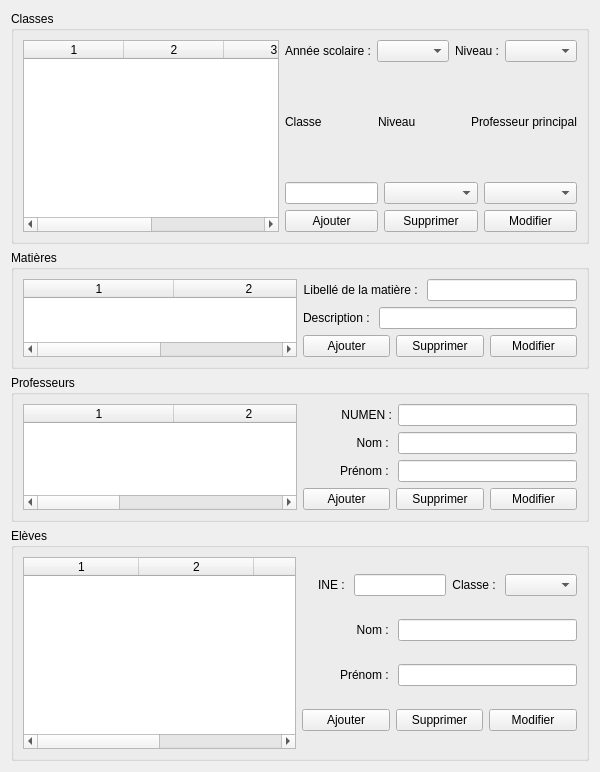
     <widget class="QWidget" name="tabAdministration">
      <attribute name="title">
       <string>Administration</string>
      </attribute>
      <layout class="QVBoxLayout" name="verticalLayout_2">
       <item>
        <widget class="QGroupBox" name="groupBox">
         <property name="title">
          <string>Classes</string>
         </property>
         <layout class="QGridLayout" name="gridLayout">
          <item row="0" column="1">
           <layout class="QHBoxLayout" name="horizontalLayout_7" stretch="1,1">
            <item>
             <layout class="QHBoxLayout" name="horizontalLayout_2" stretch="1,1">
              <item>
               <widget class="QLabel" name="label">
                <property name="layoutDirection">
                 <enum>Qt::RightToLeft</enum>
                </property>
                <property name="text">
                 <string>Année scolaire :</string>
                </property>
                <property name="alignment">
                 <set>Qt::AlignRight|Qt::AlignTrailing|Qt::AlignVCenter</set>
                </property>
               </widget>
              </item>
              <item>
               <widget class="QComboBox" name="cbFiltreAnnee"/>
              </item>
             </layout>
            </item>
            <item>
             <layout class="QHBoxLayout" name="horizontalLayout_4" stretch="1,1">
              <item>
               <widget class="QLabel" name="label_5">
                <property name="layoutDirection">
                 <enum>Qt::RightToLeft</enum>
                </property>
                <property name="text">
                 <string>Niveau :</string>
                </property>
                <property name="alignment">
                 <set>Qt::AlignRight|Qt::AlignTrailing|Qt::AlignVCenter</set>
                </property>
               </widget>
              </item>
              <item>
               <widget class="QComboBox" name="cbFiltreNiveau"/>
              </item>
             </layout>
            </item>
           </layout>
          </item>
          <item row="1" column="1">
           <layout class="QHBoxLayout" name="horizontalLayout_3" stretch="1,1,1">
            <item>
             <widget class="QLabel" name="label_2">
              <property name="text">
               <string>Classe</string>
              </property>
             </widget>
            </item>
            <item>
             <widget class="QLabel" name="label_3">
              <property name="text">
               <string>Niveau</string>
              </property>
             </widget>
            </item>
            <item>
             <widget class="QLabel" name="label_4">
              <property name="text">
               <string>Professeur principal</string>
              </property>
             </widget>
            </item>
           </layout>
          </item>
          <item row="2" column="1">
           <layout class="QHBoxLayout" name="horizontalLayout_17" stretch="1,1,1">
            <item>
             <widget class="QLineEdit" name="leClasse">
              <property name="inputMask">
               <string/>
              </property>
              <property name="text">
               <string/>
              </property>
             </widget>
            </item>
            <item>
             <widget class="QComboBox" name="cbNiveau"/>
            </item>
            <item>
             <widget class="QComboBox" name="cbProfPrincipal"/>
            </item>
           </layout>
          </item>
          <item row="3" column="1">
           <layout class="QHBoxLayout" name="horizontalLayout_18" stretch="1,1,1">
            <item>
             <widget class="QPushButton" name="pbAjouterClasse">
              <property name="text">
               <string>Ajouter</string>
              </property>
             </widget>
            </item>
            <item>
             <widget class="QPushButton" name="pbSupprimerClasse">
              <property name="text">
               <string>Supprimer</string>
              </property>
             </widget>
            </item>
            <item>
             <widget class="QPushButton" name="pbModifierClasse">
              <property name="text">
               <string>Modifier</string>
              </property>
             </widget>
            </item>
           </layout>
          </item>
          <item row="0" column="0" rowspan="4">
           <widget class="QTableWidget" name="twClasses">
            <property name="columnCount">
             <number>4</number>
            </property>
            <attribute name="horizontalHeaderCascadingSectionResizes">
             <bool>true</bool>
            </attribute>
            <attribute name="horizontalHeaderDefaultSectionSize">
             <number>100</number>
            </attribute>
            <attribute name="horizontalHeaderMinimumSectionSize">
             <number>100</number>
            </attribute>
            <attribute name="horizontalHeaderShowSortIndicator" stdset="0">
             <bool>false</bool>
            </attribute>
            <attribute name="horizontalHeaderStretchLastSection">
             <bool>true</bool>
            </attribute>
            <column/>
            <column/>
            <column/>
            <column/>
           </widget>
          </item>
         </layout>
        </widget>
       </item>
       <item>
        <widget class="QGroupBox" name="groupBox_2">
         <property name="title">
          <string>Matières</string>
         </property>
         <layout class="QGridLayout" name="gridLayout_2">
          <item row="0" column="1">
           <layout class="QHBoxLayout" name="horizontalLayout_6" stretch="1,2">
            <item>
             <widget class="QLabel" name="label_7">
              <property name="text">
               <string>Libellé de la matière : </string>
              </property>
              <property name="alignment">
               <set>Qt::AlignRight|Qt::AlignTrailing|Qt::AlignVCenter</set>
              </property>
             </widget>
            </item>
            <item>
             <widget class="QLineEdit" name="leLibelleMatiere"/>
            </item>
           </layout>
          </item>
          <item row="0" column="0" rowspan="3">
           <widget class="QTableWidget" name="twMatieres">
            <property name="columnCount">
             <number>2</number>
            </property>
            <attribute name="horizontalHeaderCascadingSectionResizes">
             <bool>true</bool>
            </attribute>
            <attribute name="horizontalHeaderDefaultSectionSize">
             <number>150</number>
            </attribute>
            <attribute name="horizontalHeaderMinimumSectionSize">
             <number>100</number>
            </attribute>
            <attribute name="horizontalHeaderShowSortIndicator" stdset="0">
             <bool>false</bool>
            </attribute>
            <attribute name="horizontalHeaderStretchLastSection">
             <bool>true</bool>
            </attribute>
            <column/>
            <column/>
           </widget>
          </item>
          <item row="1" column="1">
           <layout class="QHBoxLayout" name="horizontalLayout">
            <item>
             <widget class="QLabel" name="label_8">
              <property name="text">
               <string>Description : </string>
              </property>
              <property name="alignment">
               <set>Qt::AlignRight|Qt::AlignTrailing|Qt::AlignVCenter</set>
              </property>
             </widget>
            </item>
            <item>
             <widget class="QLineEdit" name="leDescriptionMatiere"/>
            </item>
           </layout>
          </item>
          <item row="2" column="1">
           <layout class="QHBoxLayout" name="horizontalLayout_5" stretch="1,1,1">
            <item>
             <layout class="QVBoxLayout" name="verticalLayout_6">
              <item>
               <widget class="QPushButton" name="pbAjouterMatiere">
                <property name="text">
                 <string>Ajouter</string>
                </property>
               </widget>
              </item>
             </layout>
            </item>
            <item>
             <layout class="QVBoxLayout" name="verticalLayout_7">
              <item>
               <widget class="QPushButton" name="pbSupprimerMatiere">
                <property name="text">
                 <string>Supprimer</string>
                </property>
               </widget>
              </item>
             </layout>
            </item>
            <item>
             <layout class="QVBoxLayout" name="verticalLayout_8">
              <item>
               <widget class="QPushButton" name="pbModifierMatiere">
                <property name="text">
                 <string>Modifier</string>
                </property>
               </widget>
              </item>
             </layout>
            </item>
           </layout>
          </item>
         </layout>
        </widget>
       </item>
       <item>
        <widget class="QGroupBox" name="groupBox_3">
         <property name="title">
          <string>Professeurs</string>
         </property>
         <layout class="QGridLayout" name="gridLayout_3">
          <item row="0" column="0" rowspan="2">
           <widget class="QTableWidget" name="twProfesseurs">
            <property name="columnCount">
             <number>3</number>
            </property>
            <attribute name="horizontalHeaderCascadingSectionResizes">
             <bool>true</bool>
            </attribute>
            <attribute name="horizontalHeaderDefaultSectionSize">
             <number>150</number>
            </attribute>
            <attribute name="horizontalHeaderMinimumSectionSize">
             <number>120</number>
            </attribute>
            <attribute name="horizontalHeaderShowSortIndicator" stdset="0">
             <bool>false</bool>
            </attribute>
            <attribute name="horizontalHeaderStretchLastSection">
             <bool>true</bool>
            </attribute>
            <column/>
            <column/>
            <column/>
           </widget>
          </item>
          <item row="0" column="1">
           <layout class="QVBoxLayout" name="verticalLayout_3">
            <item>
             <layout class="QHBoxLayout" name="horizontalLayout_8" stretch="1,2">
              <item>
               <widget class="QLabel" name="label_9">
                <property name="text">
                 <string>NUMEN :</string>
                </property>
                <property name="alignment">
                 <set>Qt::AlignRight|Qt::AlignTrailing|Qt::AlignVCenter</set>
                </property>
               </widget>
              </item>
              <item>
               <widget class="QLineEdit" name="leIdProfesseur"/>
              </item>
             </layout>
            </item>
            <item>
             <layout class="QHBoxLayout" name="horizontalLayout_11" stretch="1,2">
              <item>
               <widget class="QLabel" name="label_11">
                <property name="text">
                 <string>Nom : </string>
                </property>
                <property name="alignment">
                 <set>Qt::AlignRight|Qt::AlignTrailing|Qt::AlignVCenter</set>
                </property>
               </widget>
              </item>
              <item>
               <widget class="QLineEdit" name="leNomProfesseur"/>
              </item>
             </layout>
            </item>
            <item>
             <layout class="QHBoxLayout" name="horizontalLayout_9" stretch="1,2">
              <item>
               <widget class="QLabel" name="label_10">
                <property name="text">
                 <string>Prénom : </string>
                </property>
                <property name="alignment">
                 <set>Qt::AlignRight|Qt::AlignTrailing|Qt::AlignVCenter</set>
                </property>
               </widget>
              </item>
              <item>
               <widget class="QLineEdit" name="lePrenomProfesseur"/>
              </item>
             </layout>
            </item>
           </layout>
          </item>
          <item row="1" column="1">
           <layout class="QHBoxLayout" name="horizontalLayout_10" stretch="1,1,1">
            <item>
             <layout class="QVBoxLayout" name="verticalLayout_11">
              <item>
               <widget class="QPushButton" name="pbAjouterProfesseur">
                <property name="text">
                 <string>Ajouter</string>
                </property>
               </widget>
              </item>
             </layout>
            </item>
            <item>
             <layout class="QVBoxLayout" name="verticalLayout_12">
              <item>
               <widget class="QPushButton" name="pbSupprimerProfesseur">
                <property name="text">
                 <string>Supprimer</string>
                </property>
               </widget>
              </item>
             </layout>
            </item>
            <item>
             <layout class="QVBoxLayout" name="verticalLayout_13">
              <item>
               <widget class="QPushButton" name="pbModifierProfesseur">
                <property name="text">
                 <string>Modifier</string>
                </property>
               </widget>
              </item>
             </layout>
            </item>
           </layout>
          </item>
         </layout>
        </widget>
       </item>
       <item>
        <widget class="QGroupBox" name="groupBox_4">
         <property name="title">
          <string>Elèves</string>
         </property>
         <layout class="QGridLayout" name="gridLayout_4">
          <item row="0" column="0">
           <widget class="QTableWidget" name="twAdministrationEleves">
            <property name="columnCount">
             <number>4</number>
            </property>
            <attribute name="horizontalHeaderCascadingSectionResizes">
             <bool>true</bool>
            </attribute>
            <attribute name="horizontalHeaderDefaultSectionSize">
             <number>115</number>
            </attribute>
            <attribute name="horizontalHeaderMinimumSectionSize">
             <number>50</number>
            </attribute>
            <attribute name="horizontalHeaderShowSortIndicator" stdset="0">
             <bool>false</bool>
            </attribute>
            <attribute name="horizontalHeaderStretchLastSection">
             <bool>true</bool>
            </attribute>
            <column/>
            <column/>
            <column/>
            <column/>
           </widget>
          </item>
          <item row="0" column="1">
           <layout class="QVBoxLayout" name="verticalLayout_4">
            <item>
             <layout class="QHBoxLayout" name="horizontalLayout_12" stretch="1,2,1,1">
              <item>
               <widget class="QLabel" name="label_12">
                <property name="text">
                 <string>INE : </string>
                </property>
                <property name="alignment">
                 <set>Qt::AlignRight|Qt::AlignTrailing|Qt::AlignVCenter</set>
                </property>
               </widget>
              </item>
              <item>
               <widget class="QLineEdit" name="leIdEleve"/>
              </item>
              <item>
               <widget class="QLabel" name="label_6">
                <property name="text">
                 <string>Classe : </string>
                </property>
                <property name="alignment">
                 <set>Qt::AlignRight|Qt::AlignTrailing|Qt::AlignVCenter</set>
                </property>
               </widget>
              </item>
              <item>
               <widget class="QComboBox" name="cbAdministrationClasse"/>
              </item>
             </layout>
            </item>
            <item>
             <layout class="QHBoxLayout" name="horizontalLayout_13" stretch="1,2">
              <item>
               <widget class="QLabel" name="label_13">
                <property name="text">
                 <string>Nom : </string>
                </property>
                <property name="alignment">
                 <set>Qt::AlignRight|Qt::AlignTrailing|Qt::AlignVCenter</set>
                </property>
               </widget>
              </item>
              <item>
               <widget class="QLineEdit" name="leNomEleve"/>
              </item>
             </layout>
            </item>
            <item>
             <layout class="QHBoxLayout" name="horizontalLayout_14" stretch="1,2">
              <item>
               <widget class="QLabel" name="label_14">
                <property name="text">
                 <string>Prénom : </string>
                </property>
                <property name="alignment">
                 <set>Qt::AlignRight|Qt::AlignTrailing|Qt::AlignVCenter</set>
                </property>
               </widget>
              </item>
              <item>
               <widget class="QLineEdit" name="lePrenomEleve"/>
              </item>
             </layout>
            </item>
            <item>
             <layout class="QHBoxLayout" name="horizontalLayout_15" stretch="1,1,1">
              <item>
               <layout class="QVBoxLayout" name="verticalLayout_14">
                <item>
                 <widget class="QPushButton" name="pbAjouterEleve">
                  <property name="text">
                   <string>Ajouter</string>
                  </property>
                 </widget>
                </item>
               </layout>
              </item>
              <item>
               <layout class="QVBoxLayout" name="verticalLayout_15">
                <item>
                 <widget class="QPushButton" name="pbSupprimerEleve">
                  <property name="text">
                   <string>Supprimer</string>
                  </property>
                 </widget>
                </item>
               </layout>
              </item>
              <item>
               <layout class="QVBoxLayout" name="verticalLayout_16">
                <item>
                 <widget class="QPushButton" name="pbModifierEleve">
                  <property name="text">
                   <string>Modifier</string>
                  </property>
                 </widget>
                </item>
               </layout>
              </item>
             </layout>
            </item>
           </layout>
          </item>
         </layout>
        </widget>
       </item>
      </layout>
     </widget>
